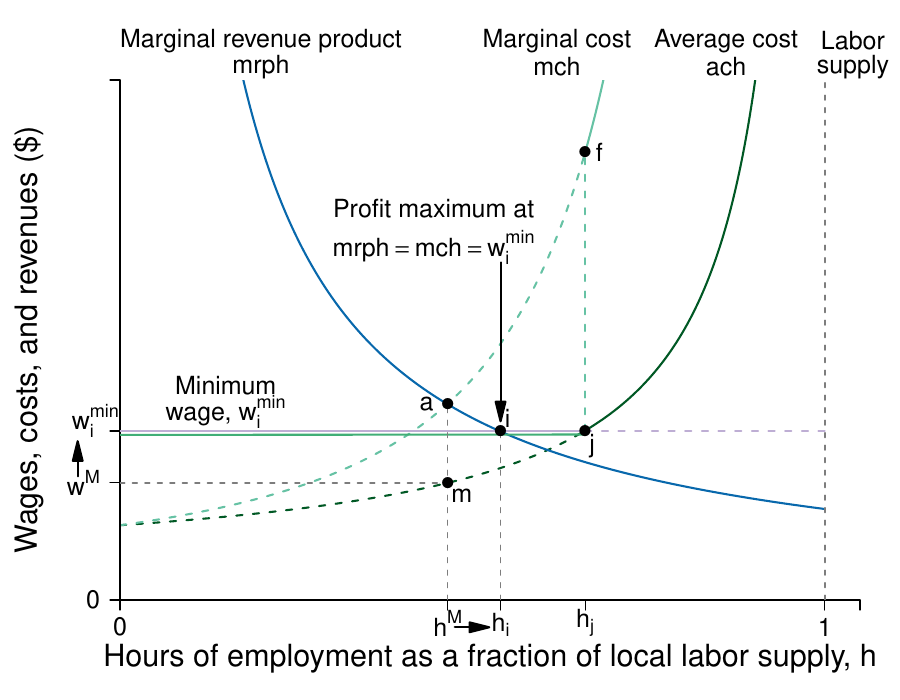

This chart was generated by the following R code:
require(shape)
require(plotrix)
pdf(file = "employment/monopsony_minwage_increase.pdf", width = 9, height = 7)

#Set parameters for graphics
axislabelsize <- 1.8
labelsize <- 1.5
namesize <- 1.8
annotatesize <- 1.5
graphlinewidth <- 2
segmentlinewidth <- 1.5

COL <- c("#7fc97f", "#beaed4", "#fdc086", "#ffff99", "#386cb0", "#f0027f", "#bf5b17", "#666666")
COLA <- c("#e0f3db", "#99d8c9","#66c2a4","#41ae76", "#238b45", "#005824")
COLB <- c("#c6dbef", "#4eb3d3", "#2b8cbe", "#0868ac","#084081")
COLC <- c("#fcfbfd", "#efedf5", "#dadaeb", "#bcbddc", "#9e9ac8", "#807dba", "#6a51a3", "#54278f", "#3f007d")
grays <- gray.colors(25, start = 1, end = 0)


WageFn <- function(h, ubar = 3, B = 2, t = 0.8) {
  B + ubar + (ubar - ubar*t +  ubar*t*h )/(t*(1 - h))
}

Mch <- function(h, ubar = 3, B = 2, t = 0.8) {
  B + ubar + (ubar - ubar*t +  ubar*t*h )/(t*(1 - h))+ (ubar*h)/(t*(1-h)^2)
}


MRP <- function(h, constant = 7, slope = 1){
  constant/(slope*h)
}

# mrp2 <- function(h, constant = 4, power = 2){
#   constant/(h^power)
# }

costRevSol <- function(h, constant = 7, ubar = 3, B = 2, t = 0.8){
  B + ubar + (ubar - ubar*t +  ubar*t*h )/(t*(1 - h)) + (ubar*h)/(t*(1-h)^2) - constant/h
}

#uniroot(costRevSol(x, constant = 7, ubar = 3, B = 2, t = 0.8), lower = 0.01, upper = 1)

par(mar =  c(5, 6, 4, 2))

xlims <- c(0, 1.05)
ylims <- c(0, 40)

plot(0, 0, xlim = xlims, ylim = ylims, type = "n",
     xlab = "",
     ylab = "",
     xaxt = "n", 
     yaxt = "n",
     cex.lab = axislabelsize, 
     bty = "n", 
     xaxs="i", 
     yaxs="i")

npts <- 500 
npts2 <- 501

#Guesses at intersections
LPoints <- c(0.465, 0.56) 
IPoints <- c(0.415, 0.54, 0.66)
BPoints <- c(0.37, 0.53, 0.78)

#Specify the sequences of points for graphing. 
xx1 <- seq(xlims[1], IPoints[3], length.out = npts)
xx2 <- seq(IPoints[3], 1, length.out = npts)
xx3 <- seq(xlims[1], IPoints[3], length.out = npts)
xx4 <- seq(IPoints[3], 1, length.out = npts)
xx5 <- seq(xlims[1], 1, length.out = npts)


#Draw the lines for the graphs
lines(xx3, WageFn(xx3), col = COLA[6], lwd = graphlinewidth, lty = 2)
lines(xx4, WageFn(xx4), col = COLA[6], lwd = graphlinewidth, lty = 1)
lines(xx1, Mch(xx1), col = COLA[3], lwd = graphlinewidth, lty = 2)
lines(xx2, Mch(xx2), col = COLA[3], lwd = graphlinewidth, lty = 1)
lines(xx5, MRP(xx5), col = COLB[4], lwd = graphlinewidth)
#lines(xx1, mrp2(xx1), col = COLB[4], lwd = graphlinewidth)

#lines(xx2, solowCondition(xx2, delta = 5), col = COL[3], lwd = 4)
#lines(xx2, solowInfeas(xx2, delta = 5), col = COL[1], lwd = 4, lty = 2)




#Customize ticks and labels for the plot
ticksy <- c(0, 13, WageFn(LPoints[1]), 40)
ylabels <- c(0, NA, expression(paste(w^M)), NA)
ticksx <- c(0,  LPoints[1], IPoints[2],  IPoints[3], 1, xlims[2])
xlabels <- c(0,  expression(paste(h^M)), expression(paste(h[i])), expression(paste(h[j])),  1.0, NA)
axis(1, at = ticksx, pos = 0, labels = xlabels, cex.axis = labelsize)
axis(2, at = ticksy, pos = 0, labels = ylabels, las = 1,cex.axis = labelsize)

text(-0.035, 13 + 0.75,  expression(paste(w[i]^min)), xpd = TRUE, cex = labelsize) 


#Axis labels 
text(0.5*xlims[2], -4.5,  expression(paste("Hours of employment as a fraction of local labor supply, ", h)), xpd = TRUE, cex = axislabelsize) 
text(-0.13, 0.5*ylims[2], expression(paste("Wages, costs, and revenues ($)")), xpd = TRUE, cex = axislabelsize, srt = 90) 


#Annotation of the  graphs
text(0.86, 43, expression(paste("Average cost")), cex = labelsize, xpd = TRUE)
text(0.86, 41, expression(paste(ach)), cex = labelsize, xpd = TRUE)

text(0.62, 43, expression(paste("Marginal cost")), cex = labelsize, xpd = TRUE)
text(0.62, 41, expression(paste(mch)), cex = labelsize, xpd = TRUE)

text(0.2, 43, expression(paste("Marginal revenue product")), cex = labelsize, xpd = TRUE)
text(0.2, 41, expression(paste(mrph)), cex = labelsize, xpd = TRUE)



#Labor supply
segments(1, 0, 1, 42, lty = 2, lwd = segmentlinewidth, col = grays[20])
text(1.04, 43, expression(paste("Labor")), cex = labelsize, xpd = TRUE)
text(1.04, 41, expression(paste("supply")), cex = labelsize, xpd = TRUE)

#Line for the absolute maximum quality
#segments(1, 0, 1, 42, lty = 2, lwd = 3, col = "darkgray")
#segments(0.75, 0, 0.75, 20, lty = 2, lwd = 2, col = "darkgray")

#Arrows(0.8, 15, 0.8, 19, col = "black", lty = 1, lwd = 2, arr.type = "triangle")
#Arrows(0.8, 15, 0.8, 6, col = "black", lty = 1, lwd = 2, arr.type = "triangle")
#text(0.92, 12.5, expression(paste("Employment Rent")))

#Text to indicate delta = 5
#text(0.2, 38, expression(paste("Wage Function")))
#text(0.2, 36, expression(paste("set to ", delta, " = 5")))


#Fixed wage comparison
#segments(0, 12.5, 1, 12.5, lty = 2, lwd = graphlinewidth, col = COLB[3])


#Guesses at intersections
LPoints <- c(0.465, 0.56) 
IPoints <- c(0.415, 0.54, 0.66)
# points(BPoints[2], Mch(BPoints[2]), pch = 16, col = "black", cex = 1.5)
# text(BPoints[2] + 0.02, Mch(BPoints[2]) - 1, expression(paste(m)), cex = labelsize)

#Binding minimum wage
segments(0, 13, IPoints[3], 13, lty = 1, lwd = graphlinewidth, col = COL[2])
segments(IPoints[3], 13, 1, 13, lty = 2, lwd = graphlinewidth, col = COL[2])

#Green part of min wage
segments(0, 13 - 0.3, IPoints[3], WageFn(IPoints[3]) - 0.3, lty = 1, lwd = graphlinewidth, col = COLA[4])

#Segment of discontinuous mch
segments(IPoints[3], 13, IPoints[3], Mch(IPoints[3]), lty = 2, lwd = graphlinewidth, col = COLA[3])


segments(IPoints[2], 0, IPoints[2], MRP(IPoints[2]), lty = 2, lwd = segmentlinewidth, col = grays[20])
points(IPoints[2], MRP(IPoints[2]), pch = 16, col = "black", cex = 1.5)
text(IPoints[2] + 0.01, MRP(IPoints[2]) + 1, expression(paste(i)), cex = labelsize)

points(IPoints[3], Mch(IPoints[3]), pch = 16, col = "black", cex = 1.5)
text(IPoints[3] + 0.02, Mch(IPoints[3]), expression(paste(f)), cex = labelsize)

# points(IPoints[1], Mch(IPoints[1]), pch = 16, col = "black", cex = 1.5)
# text(IPoints[1] + 0.01, Mch(IPoints[1]) - 1.2, expression(paste(g)), cex = labelsize)

points(IPoints[3], WageFn(IPoints[3]), pch = 16, col = "black", cex = 1.5)
text(IPoints[3] + 0.01, WageFn(IPoints[3]) - 1.2, expression(paste(j)), cex = labelsize)

#Segment to original monopsony outcome
#segments(0, Mch(LPoints[1]), LPoints[1], Mch(LPoints[1]), lty = 2, lwd = segmentlinewidth, col = grays[20])
segments(LPoints[1], 0 , LPoints[1], Mch(LPoints[1]), lty = 2, lwd = segmentlinewidth, col = grays[20])
segments(0, WageFn(LPoints[1]), LPoints[1], WageFn(LPoints[1]), lty = 2, lwd = segmentlinewidth, col = grays[20])

#Point where min wage intersects mc(h)
# points(IPoints[1], Mch(IPoints[1]), pch = 16, col = "black", cex = 1.5)
# text(IPoints[1] - 0.03, MRP(IPoints[1]), expression(paste(a)), cex = labelsize)


#Monopsony points
# points(LPoints[1], Mch(LPoints[1]), pch = 16, col = "black", cex = 1.5)
# text(LPoints[1] - 0.03, MRP(LPoints[1]), expression(paste(a)), cex = labelsize)
# points(LPoints[1], WageFn(LPoints[1]), pch = 16, col = "black", cex = 1.5)
# text(LPoints[1] + 0.02, WageFn(LPoints[1]) - 1, expression(paste(m)), cex = labelsize)



#Arrow to mrp = mcl
Arrows(IPoints[2], MRP(IPoints[2]) + 13, IPoints[2], MRP(LPoints[2]) + 2, col = "black", lty = 1, lwd = 2, arr.type = "triangle")
text(LPoints[1] - 0.02, Mch(LPoints[1]) + 15, expression(paste("Profit maximum at")), cex = labelsize)
text(LPoints[1]- 0.02, Mch(LPoints[1]) + 12, expression(paste(mrph == mch,phantom() == w[i]^min)), cex = labelsize)

#Arrows for effects of min wage
Arrows(LPoints[1] + 0.01, -2.1, IPoints[2] - 0.03, -2.1, col = "black", lty = 1, lwd = 2, arr.type = "triangle", xpd = TRUE)

Arrows(-0.06, WageFn(LPoints[1]) + 0.5, - 0.06, MRP(IPoints[2]) - 1.5, col = "black", lty = 1, lwd = 2, arr.type = "triangle", xpd = TRUE)


text(0.15, MRP(IPoints[2]) + 3.5, expression(paste("Minimum")), cex = labelsize)
text(0.15, MRP(IPoints[2]) + 1.5, expression(paste("wage, ", w[i]^min)), cex = labelsize)

# segments(LPoints[1], 0 , LPoints[1], Mch(LPoints[1]), lty = 2, lwd = segmentlinewidth, col = grays[20])
# segments(0, WageFn(LPoints[1]), LPoints[1], WageFn(LPoints[1]), lty = 2, lwd = segmentlinewidth, col = grays[20])



points(LPoints[1], Mch(LPoints[1]), pch = 16, col = "black", cex = 1.5)
text(LPoints[1] - 0.03, MRP(LPoints[1]), expression(paste(a)), cex = labelsize)


points(LPoints[1], WageFn(LPoints[1]), pch = 16, col = "black", cex = 1.5)
text(LPoints[1] + 0.02, WageFn(LPoints[1]) - 1, expression(paste(m)), cex = labelsize)


dev.off()

